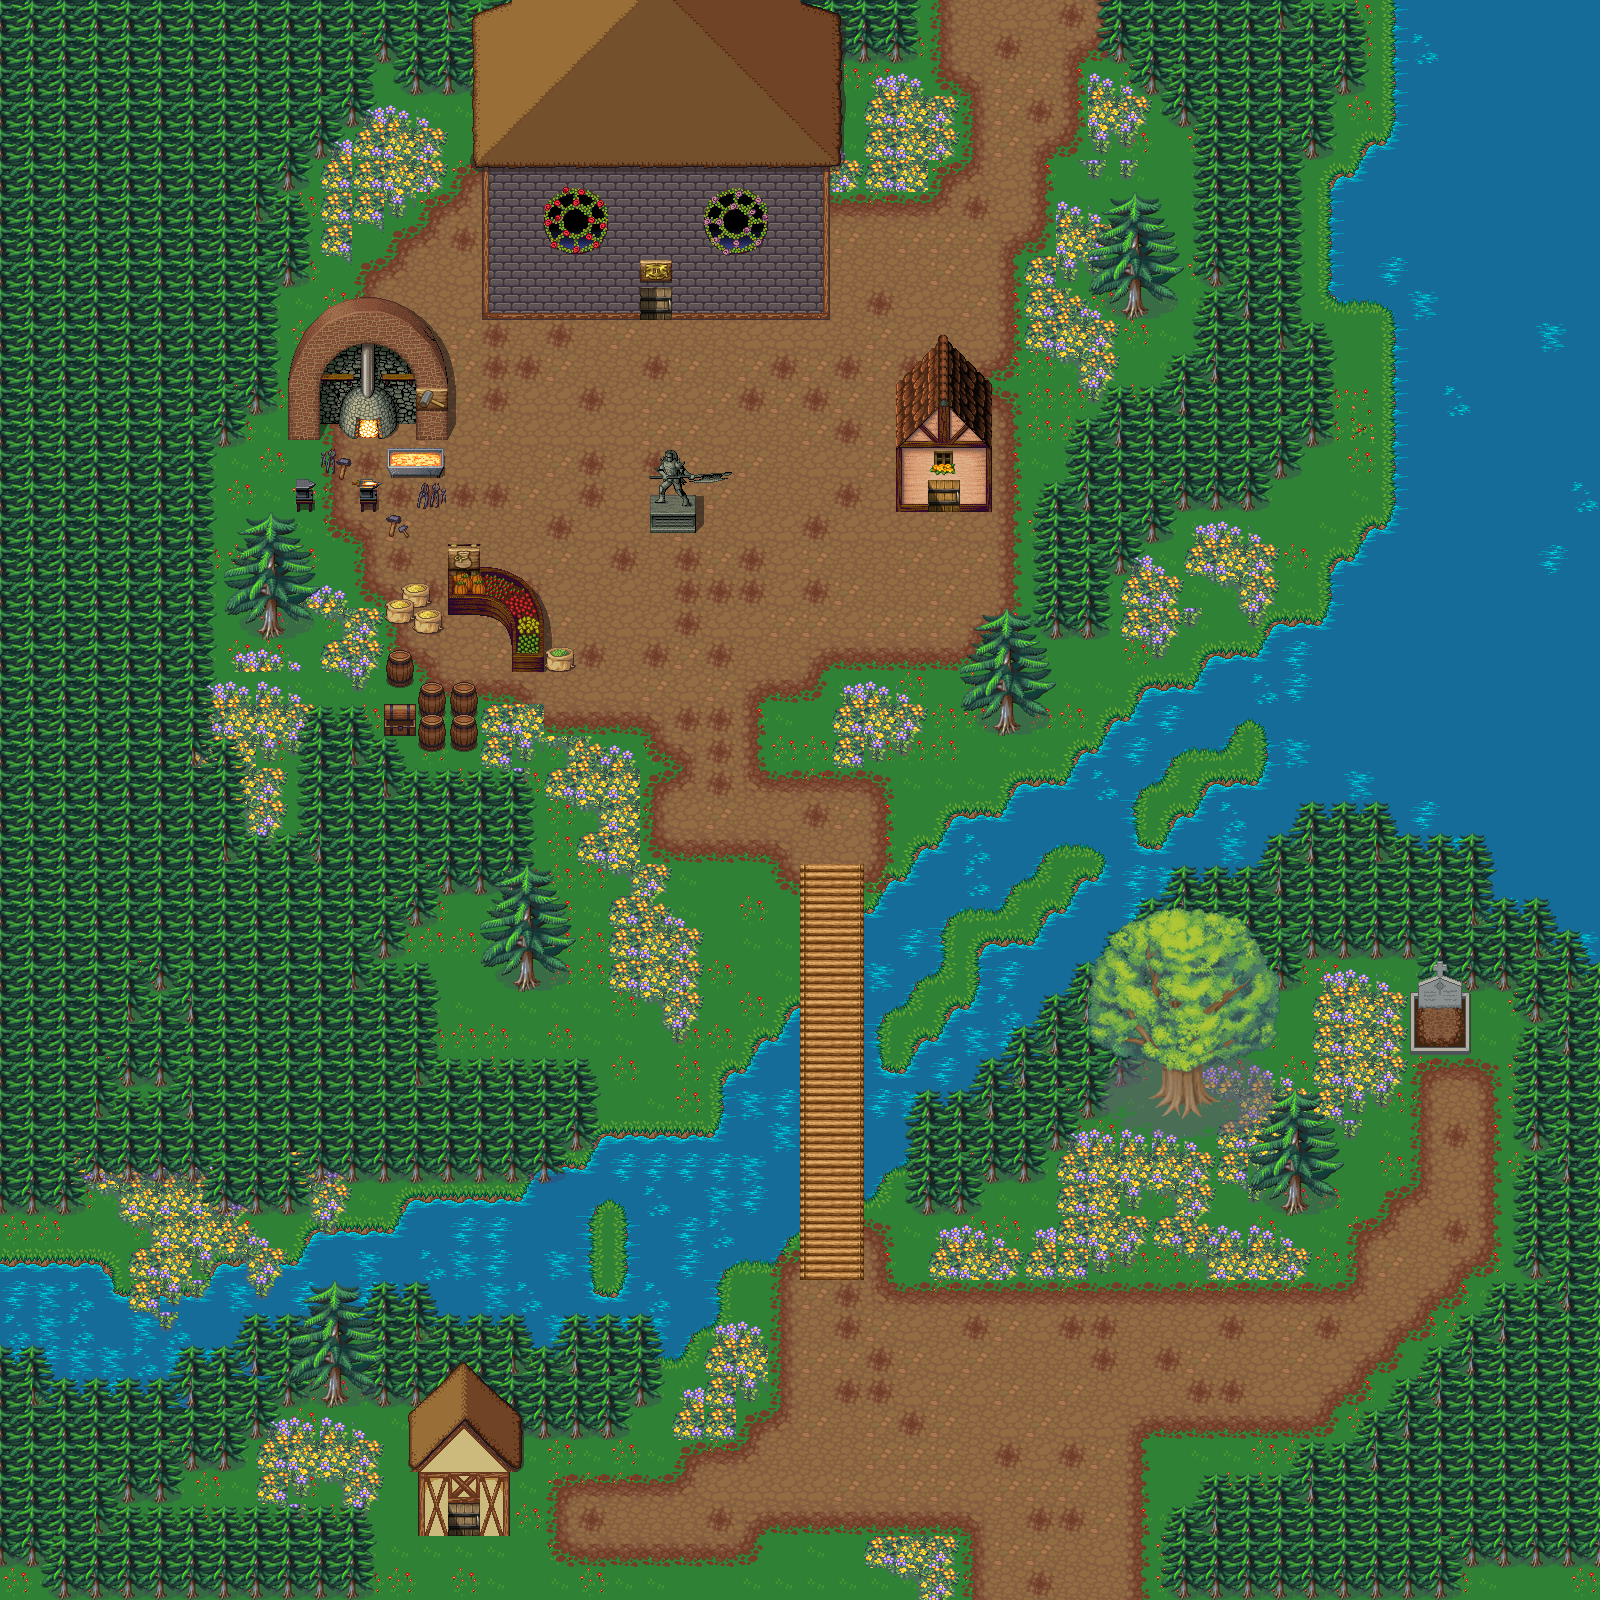

Rendered tile map (Tiled .tmx) drawn with the repository's tilesets; below, a short description and the map source with its tile grids summarised:
An orthogonal 50x50 tile map with 32x32 px tiles, 5 tile layers (Ground, Ground 2, Collision, Above, ...), 17 tilesets and 17 objects.

<map version="1.0" orientation="orthogonal" renderorder="right-down" width="50" height="50" tilewidth="32" tileheight="32" nextobjectid="19">
 <tileset firstgid="1" name="obj_misk_atlas" tilewidth="32" tileheight="32">
  <image source="../Tilesets/obj_misk_atlas.png" width="1024" height="1024" />
 </tileset>
 <tileset firstgid="1025" name="PlantComp" tilewidth="32" tileheight="32">
  <image source="../Tilesets/PlantComp.png" width="512" height="512" />
  <terraintypes>
   <terrain name="trees" tile="-1" />
   <terrain name="flowers" tile="-1" />
  </terraintypes>
  <tile id="76" terrain=",,,1" />
  <tile id="77" terrain=",,1," />
  <tile id="92" terrain=",1,,1" />
  <tile id="93" terrain="1,,1,1" />
  <tile id="94" terrain=",,1,1" />
  <tile id="96" terrain=",,,0" />
  <tile id="97" terrain=",,0," />
  <tile id="98" terrain="0,0,0," />
  <tile id="99" terrain="0,0,,0" />
  <tile id="108" terrain="1,1,,1" />
  <tile id="109" terrain="1,1,1,1" />
  <tile id="110" terrain="1,,1," />
  <tile id="112" terrain=",0,," />
  <tile id="113" terrain="0,,," />
  <tile id="114" terrain="0,,0,0" />
  <tile id="115" terrain=",0,0,0" />
  <tile id="124" terrain=",1,," />
  <tile id="125" terrain="1,1,1," />
  <tile id="126" terrain="1,,," />
  <tile id="128" terrain="0,0,0,0" />
  <tile id="129" terrain="0,0,0,0" />
  <tile id="130" terrain=",,0,0" />
  <tile id="144" terrain=",0,,0" />
  <tile id="145" terrain="0,,0," />
  <tile id="146" terrain="0,0,," />
 </tileset>
 <tileset firstgid="1281" name="terrain" tilewidth="32" tileheight="32">
  <image source="../Tilesets/terrain.png" width="672" height="736" />
  <terraintypes>
   <terrain name="grass/water" tile="-1" />
   <terrain name="water/grass" tile="-1" />
   <terrain name="Dirt" tile="-1" />
  </terraintypes>
  <tile id="4" terrain="2,2,2," />
  <tile id="5" terrain="2,2,,2" />
  <tile id="25" terrain="2,,2,2" />
  <tile id="26" terrain=",2,2,2" />
  <tile id="45" terrain=",,,2" />
  <tile id="46" terrain=",,2,2" />
  <tile id="47" terrain=",,2," />
  <tile id="66" terrain=",2,,2" />
  <tile id="67" terrain="2,2,2,2" />
  <tile id="68" terrain="2,,2," />
  <tile id="82" terrain="1,1,1,1" />
  <tile id="87" terrain=",2,," />
  <tile id="88" terrain="2,2,," />
  <tile id="89" terrain="2,,," />
  <tile id="108" terrain="2,2,2,2" />
  <tile id="109" terrain="2,2,2,2" />
  <tile id="110" terrain="2,2,2,2" />
  <tile id="123" terrain="1,1,1,1">
   <animation>
    <frame tileid="123" duration="200" />
    <frame tileid="124" duration="200" />
    <frame tileid="125" duration="200" />
   </animation>
  </tile>
  <tile id="124" terrain="1,1,1,1">
   <animation>
    <frame tileid="124" duration="200" />
    <frame tileid="123" duration="200" />
    <frame tileid="125" duration="200" />
   </animation>
  </tile>
  <tile id="125" terrain="1,1,1,1">
   <animation>
    <frame tileid="125" duration="200" />
    <frame tileid="124" duration="200" />
    <frame tileid="123" duration="200" />
   </animation>
  </tile>
  <tile id="193" terrain="0,0,0,0" />
  <tile id="233" terrain="0,0,0,0" />
  <tile id="235" terrain="0,0,0,0" />
  <tile id="259" terrain="1,1,1,0" />
  <tile id="260" terrain="1,1,0,1" />
  <tile id="280" terrain="1,0,1,1" />
  <tile id="281" terrain="0,1,1,1" />
  <tile id="300" terrain="0,0,0,1" />
  <tile id="301" terrain="0,0,1,1" />
  <tile id="302" terrain="0,0,1,0" />
  <tile id="321" terrain="0,1,0,1" />
  <tile id="322" terrain="1,1,1,1" />
  <tile id="323" terrain="1,0,1,0" />
  <tile id="342" terrain="0,1,0,0" />
  <tile id="343" terrain="1,1,0,0" />
  <tile id="344" terrain="1,0,0,0" />
 </tileset>
 <tileset firstgid="1764" name="terrain_atlas" tilewidth="32" tileheight="32">
  <image source="../Tilesets/terrain_atlas.png" width="1024" height="1024" />
 </tileset>
 <tileset firstgid="2788" name="woodlandinn" tilewidth="32" tileheight="32">
  <image source="../Tilesets/woodlandinn.png" width="512" height="512" />
 </tileset>
 <tileset firstgid="3044" name="base_out_atlas" tilewidth="32" tileheight="32">
  <image source="../Tilesets/base_out_atlas.png" width="1024" height="1024" />
 </tileset>
 <tileset firstgid="4068" name="BridgeComp" tilewidth="32" tileheight="32">
  <image source="../Tilesets/BridgeComp.png" width="512" height="512" />
 </tileset>
 <tileset firstgid="4324" name="build_atlas" tilewidth="32" tileheight="32">
  <image source="../Tilesets/build_atlas.png" width="1024" height="1024" />
 </tileset>
 <tileset firstgid="5348" name="Inq - Medieval" tilewidth="32" tileheight="32">
  <image source="../Tilesets/Inq - Medieval.png" width="480" height="256" />
 </tileset>
 <tileset firstgid="5468" name="Inq XP MT- Medieval Town1" tilewidth="32" tileheight="32">
  <image source="../Tilesets/Inq XP MT- Medieval Town1.png" width="256" height="4000" />
 </tileset>
 <tileset firstgid="6468" name="Inq XP MT- Medieval Town2" tilewidth="32" tileheight="32">
  <image source="../Tilesets/Inq XP MT- Medieval Town2.png" width="256" height="4172" />
 </tileset>
 <tileset firstgid="7508" name="Inq XP MT- Medieval Town3" tilewidth="32" tileheight="32">
  <image source="../Tilesets/Inq XP MT- Medieval Town3.png" width="256" height="4415" />
 </tileset>
 <tileset firstgid="8604" name="Inq XP MT- Medieval Town4" tilewidth="32" tileheight="32">
  <image source="../Tilesets/Inq XP MT- Medieval Town4.png" width="256" height="4259" />
 </tileset>
 <tileset firstgid="9668" name="transparent-bg-tiles" tilewidth="32" tileheight="32">
  <image source="../Tilesets/transparent-bg-tiles.png" width="352" height="288" />
 </tileset>
 <tileset firstgid="9767" name="cottage" tilewidth="32" tileheight="32">
  <image source="../Tilesets/cottage.png" width="512" height="512" />
 </tileset>
 <tileset firstgid="10023" name="DoorComp1" tilewidth="32" tileheight="32">
  <image source="../Tilesets/DoorComp1.png" width="192" height="192" />
 </tileset>
 <tileset firstgid="10059" name="thatched-roof" tilewidth="32" tileheight="32">
  <image source="../Tilesets/thatched-roof.png" width="512" height="512" />
 </tileset>
 <layer name="Ground" width="50" height="50">
  <data>[2500 cells, 2500 non-empty, 20 distinct tile ids]</data>
 </layer>
 <layer name="Ground 2" width="50" height="50">
  <data>[2500 cells, 922 non-empty, 27 distinct tile ids]</data>
 </layer>
 <layer name="Collision" width="50" height="50">
  <data>[2500 cells, 1241 non-empty, 82 distinct tile ids]</data>
 </layer>
 <objectgroup name="Collision">
  <!-- 17 objects omitted --></objectgroup>
 <layer name="Above" width="50" height="50">
  <data>[2500 cells, 252 non-empty, 131 distinct tile ids]</data>
 </layer>
 <layer name="Above 2" width="50" height="50">
  <data>[2500 cells, 36 non-empty, 36 distinct tile ids]</data>
 </layer>
</map>
<!-- 17 of 17 objects omitted -->
